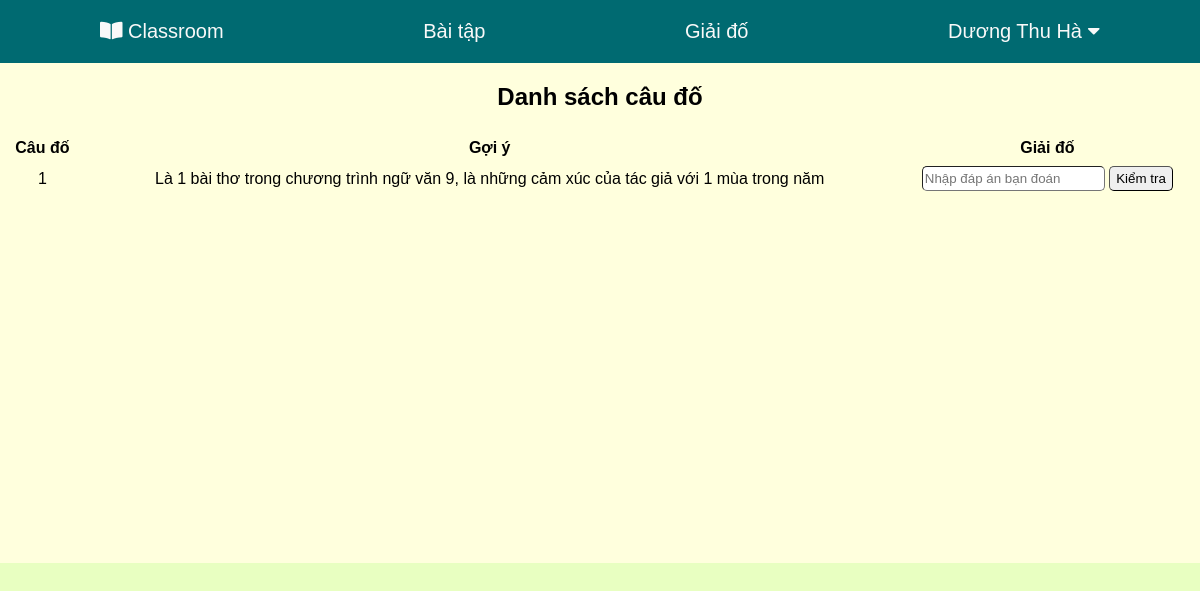
The page /quiz.php (signed in) on the database its author committed.
### tables this page shows
CREATE TABLE `quiz` (
  `id` int(11) NOT NULL,
  `linkfiletxt` varchar(1000) NOT NULL,
  `hint` longtext NOT NULL
);

### get_list_quiz.php (the view, shortened to what this page needs)
<?php include "connect_server.php";
$sql = "SELECT * FROM quiz";
$result = $conn->query($sql);
?>
<h1 style="text-align: center">Danh sách câu đố</h1>
<table class="table-quiz">
    <tr>
        <th> Câu đố</th>
        <th> Gợi ý</th>
        <th>Giải đố</th>
    </tr>
    <?php
    while ($list_quiz = $result->fetch_assoc()) {
        $id_quiz = $list_quiz['id'];
        $link_file = $list_quiz['linkfiletxt'];
        $hint = $list_quiz['hint'];
        ?>
        <div class="show-quiz">
            <tr>
                <td><?php echo $id_quiz ?></td>
                <td><?php echo $hint ?></td>
                <td>
                    <form action="check_answer_quiz.php" method="post">
                        <input name="input_answer_quiz" placeholder="Nhập đáp án bạn đoán">
                        <button name="check_answer_quiz" value="<?php echo $link_file?>">Kiểm tra</button>
                    </form>
                </td>
            </tr>
        </div>
    <?php } ?>

### resources/css/page.css (style rules this page uses)
* { box-sizing: border-box; font-family: Arial, "Helvetica Neue", Helvetica, sans-serif; }
body { margin: 0; }
h1 { margin: 0; padding: 20px; font-size: 24px; }
input, button { border-width: 1px; border-radius: 5px; height: 25px; }

### resources/css/show_quiz.css (style rules this page uses)
table { border-collapse: collapse; width: 100%; }
th, tr { text-align: center; padding: 8px; }

### rows shown on the page
quiz: id "1", hint "Là 1 bài thơ trong chương trình ngữ văn 9, là những cảm xúc của tác giả với 1 mùa trong năm"

### other values the page prints
$name "Dương Thu Hà"
